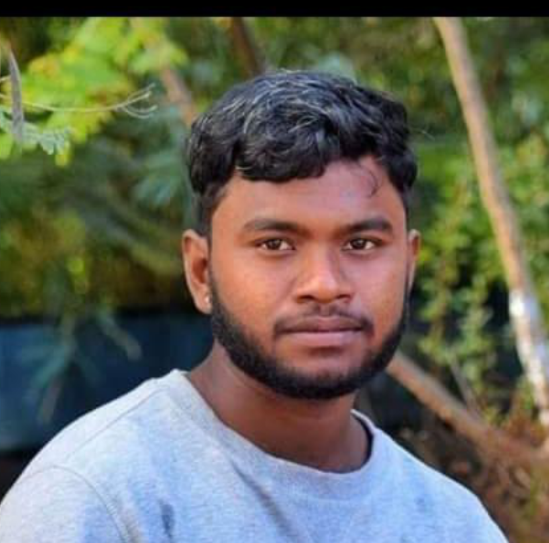
#> input picture src/assets/players/6360937589-SUBRAMANI.png, 1097 x 1086 px (shown at 1/2 size)
$ python -i batch_extract_all_players.py   (imports and definitions only)
#> lines starting #> are read from the running program, lines starting #| are printed output that depends on the picture; after the words box and inside, x2 and y2 are one past the last pixel; in counts of white or black regions, pixels touching at a corner belong together
#!/usr/bin/env python3
"""
BATCH EXTRACT ALL PLAYERS
Process all 145 pages from screenshots/ folder and extract player photos to players/ folder.
Uses the safe margin white removal algorithm for consistent results.
"""

import os
import sys
import glob
from PIL import Image, ImageOps, ImageFilter, ImageEnhance
import numpy as np
from scipy import ndimage
import time

class BatchPlayerExtractor:
    """
    Batch processor for extracting all player photos from PDF pages.
    """

    def __init__(self, white_threshold=225, blue_threshold=50, safety_margin=2):
        self.white_threshold = white_threshold
        self.blue_threshold = blue_threshold
        self.safety_margin = safety_margin
        self.processed_count = 0
        self.error_count = 0
        self.start_time = time.time()

    def is_white_pixel(self, rgb):
        """Very aggressive white detection."""
        r, g, b = rgb
        return (r >= self.white_threshold and
                g >= self.white_threshold and
                b >= self.white_threshold)

    def is_blue_text_pixel(self, rgb):
        """Check if pixel is blue text."""
        r, g, b = rgb
        return (b > (r + self.blue_threshold) and
                b > (g + self.blue_threshold) and
                b > 100)

    def is_white_clothing_pixel(self, rgb, position, img_array):
        """Enhanced white clothing detection."""
        r, g, b = rgb
        y, x = position
        height, width = img_array.shape[:2]

        # Check larger area around pixel (5x5)
        y_start = max(0, y-2)
        y_end = min(height, y+3)
        x_start = max(0, x-2)
        x_end = min(width, x+3)

        surrounding_area = img_array[y_start:y_end, x_start:x_end]

        # Count non-white pixels in surrounding area
        non_white_count = 0
        for py in range(surrounding_area.shape[0]):
            for px in range(surrounding_area.shape[1]):
                pr, pg, pb = surrounding_area[py, px]
                if not (pr >= 240 and pg >= 240 and pb >= 240):
                    non_white_count += 1

        # If surrounded by significant content, likely white clothing
        return non_white_count > 4

    def is_subject_pixel(self, rgb, position, img_array):
        """Enhanced subject pixel detection."""
        # Not white background
        if self.is_white_pixel(rgb):
            # Check if it's white clothing vs background
            return self.is_white_clothing_pixel(rgb, position, img_array)

        # Not blue text
        if self.is_blue_text_pixel(rgb):
            return False

        # Everything else is subject
        return True

    def detect_content_with_safety_margin(self, img_array):
        """Detect content and apply safety margin."""
        height, width = img_array.shape[:2]

        # Create content mask
        content_mask = np.zeros((height, width), dtype=bool)

        # Scan every pixel
        for y in range(height):
            for x in range(width):
                if self.is_subject_pixel(img_array[y, x], (y, x), img_array):
                    content_mask[y, x] = True

        # Apply morphological operations
        content_mask = ndimage.binary_fill_holes(content_mask)
        content_mask = ndimage.binary_erosion(content_mask, iterations=1)
        content_mask = ndimage.binary_dilation(content_mask, iterations=1)

        # Find largest connected component
        labeled_array, num_features = ndimage.label(content_mask)
        if num_features > 0:
            component_sizes = ndimage.sum(content_mask, labeled_array, range(1, num_features + 1))
            largest_component = np.argmax(component_sizes) + 1
            content_mask = (labeled_array == largest_component)

        return content_mask

    def find_content_bounds_with_safety_margin(self, mask):
        """Find content bounds and apply 2px safety margin from all sides."""
        rows = np.any(mask, axis=1)
        cols = np.any(mask, axis=0)

        if not np.any(rows) or not np.any(cols):
            return None

        y_min, y_max = np.where(rows)[0][[0, -1]]
        x_min, x_max = np.where(cols)[0][[0, -1]]

        # Apply safety margin - remove 2px from all sides
        height, width = mask.shape

        # Add safety margin
        x_min = max(0, x_min + self.safety_margin)
        y_min = max(0, y_min + self.safety_margin)
        x_max = min(width, x_max - self.safety_margin)
        y_max = min(height, y_max - self.safety_margin)

        # Ensure we don't have negative dimensions
        if x_max <= x_min or y_max <= y_min:
            rows = np.any(mask, axis=1)
            cols = np.any(mask, axis=0)
            y_min, y_max = np.where(rows)[0][[0, -1]]
            x_min, x_max = np.where(cols)[0][[0, -1]]

        return (x_min, y_min), (x_max, y_max)

    def extract_player_from_page(self, page_path, output_path):
        """Extract player photo from a single page."""
#> called with output_path = 'out.png'
        try:
            # Load image
            img = Image.open(page_path)
#> img is the input picture: PIL image 1097x1086 RGB; mean R, G, B 103.9, 104.5, 90.6

            # Convert to RGB
            if img.mode != 'RGB':
                img = img.convert('RGB')

            # Get image dimensions
            width, height = img.size
#> width = 1097; height = 1086

            # Crop the left half (where the player photo is)
            crop_width = width // 2
#> crop_width = 548
            left_crop = img.crop((0, 0, crop_width, height))
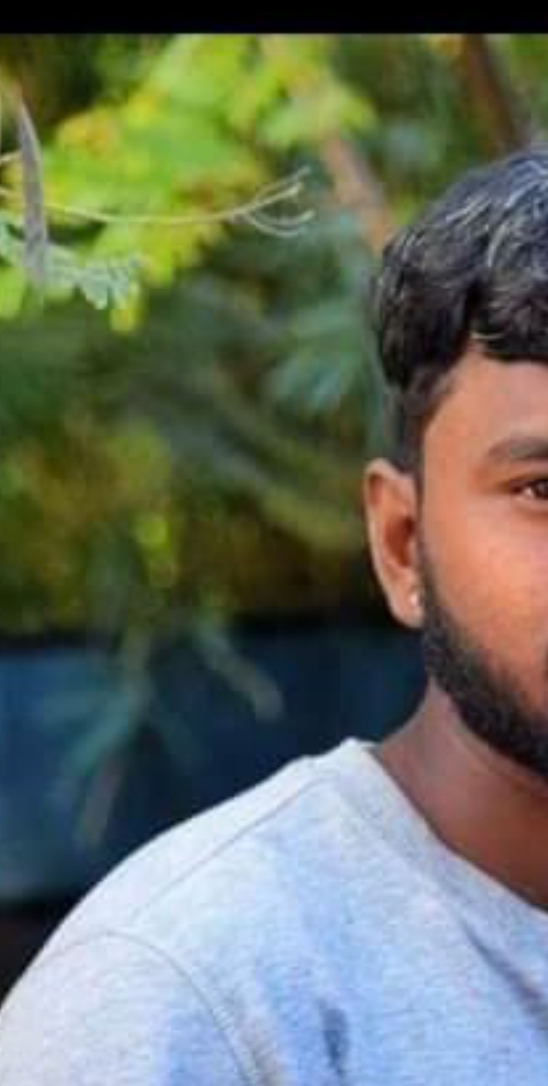
#> left_crop: PIL image 548x1086 RGB; mean R, G, B 103.4, 110.8, 96.2

            # Convert to numpy array
            img_array = np.array(left_crop)

            # Detect content
            content_mask = self.detect_content_with_safety_margin(img_array)
#> after the loop in detect_content_with_safety_margin, `for y in range(height):`:
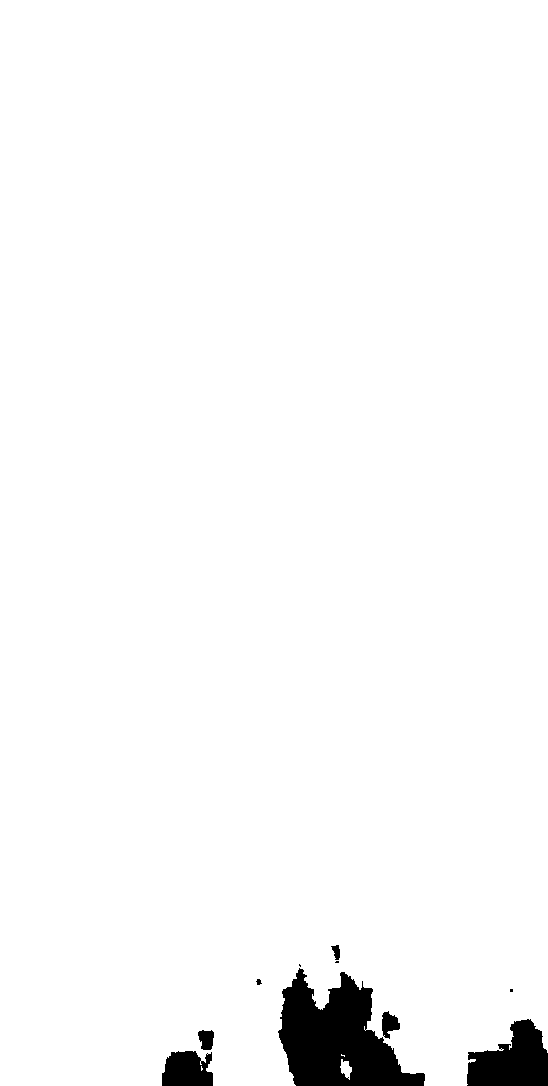
#> content_mask: shape (1086, 548) bool; 97.3% white; 10 black regions (3 under 20 px), largest, box (x1, y1, x2, y2) and area: (278, 968, 425, 1086) 9909, (467, 1019, 548, 1086) 3703, (162, 1051, 213, 1086) 1490
#> in detect_content_with_safety_margin, `labeled_array, num_features = ndimage.label(content_mask)`:
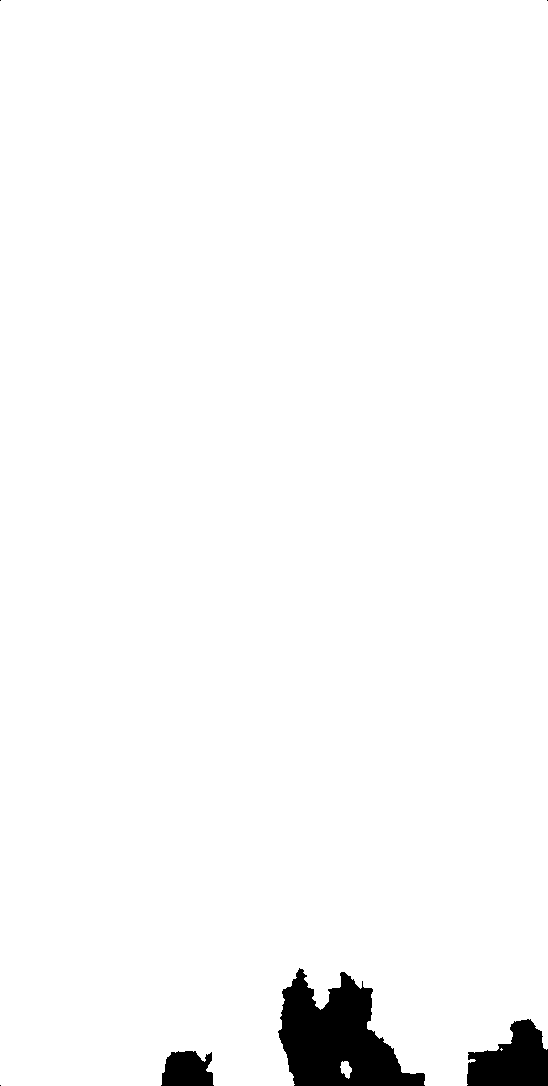
#> content_mask: shape (1086, 548) bool; 97.4% white; 6 black regions (3 under 20 px), largest, box (x1, y1, x2, y2) and area: (278, 968, 425, 1086) 9966, (467, 1019, 548, 1086) 3730, (161, 1051, 214, 1086) 1513
#> content_mask: shape (1086, 548) bool; 97.4% white; 6 black regions (3 under 20 px), largest, box (x1, y1, x2, y2) and area: (278, 968, 425, 1086) 10105, (467, 1019, 548, 1086) 3735, (161, 1051, 214, 1086) 1513

            # Find content bounds with safety margin
            bounds = self.find_content_bounds_with_safety_margin(content_mask)
            if bounds is None:
                print(f"  ⚠️  No content found in {os.path.basename(page_path)}")
                return False

            (x_min, y_min), (x_max, y_max) = bounds

            # Crop to bounds with safety margin
            x_min = max(0, x_min)
            y_min = max(0, y_min)
            x_max = min(crop_width, x_max)
            y_max = min(height, y_max)

            # Final crop
            final_img = left_crop.crop((x_min, y_min, x_max, y_max))

            # Save result
            final_img.save(output_path, 'PNG', quality=95)

            return True

        except Exception as e:
            print(f"  ❌ Error processing {os.path.basename(page_path)}: {e}")
            return False

    # [88 lines left out: functions process_all_pages, main, not called in this run]

# [2 lines not run here, left out]

>>> result = BatchPlayerExtractor().extract_player_from_page('src/assets/players/6360937589-SUBRAMANI.png', 'out.png')
